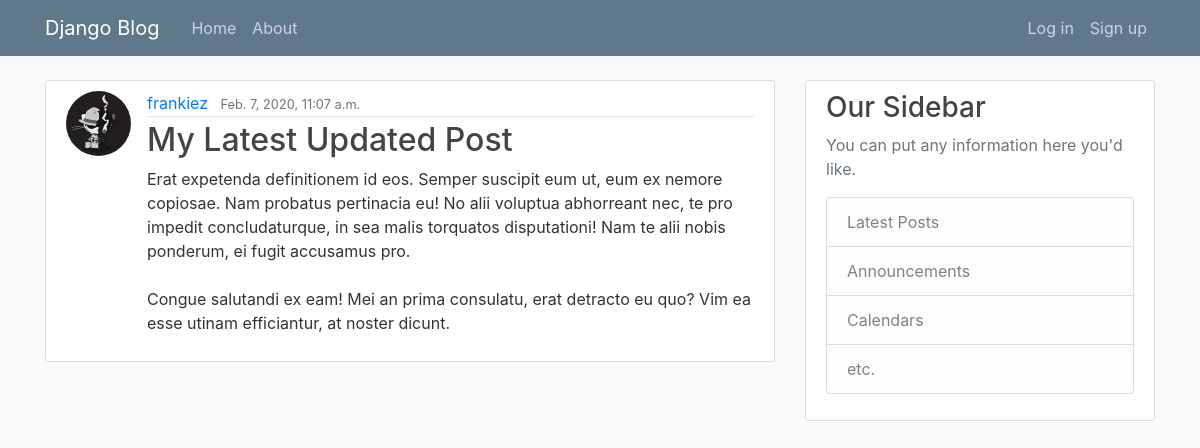
The page /posts/25/ on the database its author committed.
### posts/models.py (models this page shows, shortened)
class Post(models.Model):
    title = models.CharField(max_length=100)
    content = models.TextField()
    date_posted = models.DateTimeField(default=timezone.now)
    author = models.ForeignKey(User, on_delete=models.CASCADE)

### users/models.py (models this page shows, shortened)
class Profile(models.Model):
    user = models.OneToOneField(User, on_delete=models.CASCADE)
    thumbnail = models.ImageField(default='default.jpg', upload_to='thumbnails')

### posts/views.py (the view)
# urls.py: path('<int:pk>/', PostDetailView.as_view(extra_context={ 'title': 'Post detail' }), name='detail'),
class PostDetailView(DetailView):
    model = Post
    def get_context_data(self, **kwargs):
        post = get_object_or_404(Post, id=self.kwargs.get('pk'))
        context = super().get_context_data(**kwargs)
        context['title'] = f'{ post.title }'
        return context

### posts/templates/posts/post_detail.html (shortened to what this page needs)
{% extends 'layout.html' %}
{% load tz %}
{% block content %}
    <article class="media content-section">
        <img src="{{ object.author.profile.thumbnail.url }}" alt="Thumbnail" class="rounded-circle article-img">
        <div class="media-body">
            <div class="article-metadata">
                <a class="mr-2" href="{% url 'posts:user-posts' object.author.username %}">{{ object.author.username }}</a>
                <small class="text-muted">{{ object.date_posted|localtime }}</small>
            </div>
            <h2 class="article-title">{{ object.title }}</h2>
            <p class="article-content">{{ object.content }}</p>
        </div>
    </article>
{% endblock %}

### assets/styles.css (style rules this page uses)
body { background: #fafafa; color: #333333; margin-top: 5rem; }
h1, h2, h3, h4, h5, h6 { color: #444444; }
.content-section { background: #ffffff; padding: 10px 20px; border: 1px solid #dddddd; border-radius: 3px; margin-bottom: 20px; }
.article-title { color: #444444; }
.article-content { white-space: pre-line; }
.article-img { height: 65px; width: 65px; margin-right: 16px; }
.article-metadata { padding-bottom: 1px; margin-bottom: 4px; border-bottom: 1px solid #e3e3e3 }

### rows shown on the page
Post: author.profile.thumbnail (picture), author.username "frankiez", date_posted "Feb. 7, 2020, 11:07 a.m.", title "My Latest Updated Post", content "Erat expetenda definitionem id eos. Semper suscipit eum ut, eum ex nemore copiosae. Nam probatus pertinacia eu! No alii voluptua abhorreant nec, te pro impedit concludaturque, in sea malis torquatos disputationi! Nam te alii nobis ponderum, ei fugit accusamus pro. Congue salutandi ex eam! Mei an prima consulatu, erat detracto eu quo? Vim ea esse utinam efficiantur, at noster dicunt."
